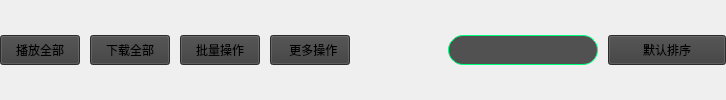
                  <widget class="QWidget" name="page_0">
                   <layout class="QVBoxLayout" name="verticalLayout_8">
                    <property name="spacing">
                     <number>0</number>
                    </property>
                    <property name="leftMargin">
                     <number>0</number>
                    </property>
                    <property name="topMargin">
                     <number>0</number>
                    </property>
                    <property name="rightMargin">
                     <number>0</number>
                    </property>
                    <property name="bottomMargin">
                     <number>0</number>
                    </property>
                    <item>
                     <layout class="QHBoxLayout" name="horizontalLayout_4">
                      <item>
                       <widget class="QPushButton" name="Btn_playAll">
                        <property name="minimumSize">
                         <size>
                          <width>80</width>
                          <height>30</height>
                         </size>
                        </property>
                        <property name="maximumSize">
                         <size>
                          <width>80</width>
                          <height>30</height>
                         </size>
                        </property>
                        <property name="styleSheet">
                         <string notr="true">background-color:#3d3d3d;</string>
                        </property>
                        <property name="text">
                         <string>播放全部</string>
                        </property>
                       </widget>
                      </item>
                      <item>
                       <spacer name="horizontalSpacer_3">
                        <property name="orientation">
                         <enum>Qt::Horizontal</enum>
                        </property>
                        <property name="sizeType">
                         <enum>QSizePolicy::Fixed</enum>
                        </property>
                        <property name="sizeHint" stdset="0">
                         <size>
                          <width>10</width>
                          <height>20</height>
                         </size>
                        </property>
                       </spacer>
                      </item>
                      <item>
                       <widget class="QPushButton" name="Btn_downloadAll">
                        <property name="minimumSize">
                         <size>
                          <width>80</width>
                          <height>30</height>
                         </size>
                        </property>
                        <property name="maximumSize">
                         <size>
                          <width>80</width>
                          <height>30</height>
                         </size>
                        </property>
                        <property name="styleSheet">
                         <string notr="true">background-color:#3d3d3d;</string>
                        </property>
                        <property name="text">
                         <string>下载全部</string>
                        </property>
                       </widget>
                      </item>
                      <item>
                       <spacer name="horizontalSpacer_4">
                        <property name="orientation">
                         <enum>Qt::Horizontal</enum>
                        </property>
                        <property name="sizeType">
                         <enum>QSizePolicy::Fixed</enum>
                        </property>
                        <property name="sizeHint" stdset="0">
                         <size>
                          <width>10</width>
                          <height>20</height>
                         </size>
                        </property>
                       </spacer>
                      </item>
                      <item>
                       <widget class="QPushButton" name="Btn_batch">
                        <property name="minimumSize">
                         <size>
                          <width>80</width>
                          <height>30</height>
                         </size>
                        </property>
                        <property name="maximumSize">
                         <size>
                          <width>80</width>
                          <height>30</height>
                         </size>
                        </property>
                        <property name="styleSheet">
                         <string notr="true">background-color:#3d3d3d;</string>
                        </property>
                        <property name="text">
                         <string>批量操作</string>
                        </property>
                       </widget>
                      </item>
                      <item>
                       <spacer name="horizontalSpacer_5">
                        <property name="orientation">
                         <enum>Qt::Horizontal</enum>
                        </property>
                        <property name="sizeType">
                         <enum>QSizePolicy::Fixed</enum>
                        </property>
                        <property name="sizeHint" stdset="0">
                         <size>
                          <width>10</width>
                          <height>20</height>
                         </size>
                        </property>
                       </spacer>
                      </item>
                      <item>
                       <widget class="QPushButton" name="Btn_moreOperate">
                        <property name="minimumSize">
                         <size>
                          <width>80</width>
                          <height>30</height>
                         </size>
                        </property>
                        <property name="maximumSize">
                         <size>
                          <width>80</width>
                          <height>30</height>
                         </size>
                        </property>
                        <property name="styleSheet">
                         <string notr="true">background-color:#3d3d3d;</string>
                        </property>
                        <property name="text">
                         <string>  更多操作</string>
                        </property>
                       </widget>
                      </item>
                      <item>
                       <spacer name="horizontalSpacer_6">
                        <property name="orientation">
                         <enum>Qt::Horizontal</enum>
                        </property>
                        <property name="sizeHint" stdset="0">
                         <size>
                          <width>98</width>
                          <height>20</height>
                         </size>
                        </property>
                       </spacer>
                      </item>
                      <item>
                       <widget class="QLineEdit" name="lineEdit_searchSong">
                        <property name="minimumSize">
                         <size>
                          <width>150</width>
                          <height>30</height>
                         </size>
                        </property>
                        <property name="maximumSize">
                         <size>
                          <width>180</width>
                          <height>30</height>
                         </size>
                        </property>
                        <property name="styleSheet">
                         <string notr="true">/*搜索框*/
QLineEdit
{
color:#cccccc;
font-family:&quot;微软雅黑&quot;;
font-size:14px;
background-color: rgb(81, 81, 81);
selection-background-color: #D1DBCB;
border-right:transparent;
border:1px solid #00ff7f;
border-top-left-radius:15;
border-top-right-radius:15;
border-bottom-right-radius:15;
border-bottom-left-radius:15;
padding-right:10px;
padding-left:10px;
}

/*
QLineEdit:hover
{
background-color: rgb(33, 33, 33);
border-right:-2px;
border:1px solid #ff5c38;
}
*/
</string>
                        </property>
                        <property name="text">
                         <string/>
                        </property>
                       </widget>
                      </item>
                      <item>
                       <spacer name="horizontalSpacer_7">
                        <property name="orientation">
                         <enum>Qt::Horizontal</enum>
                        </property>
                        <property name="sizeType">
                         <enum>QSizePolicy::Fixed</enum>
                        </property>
                        <property name="sizeHint" stdset="0">
                         <size>
                          <width>10</width>
                          <height>20</height>
                         </size>
                        </property>
                       </spacer>
                      </item>
                      <item>
                       <widget class="QToolButton" name="Btn_sort">
                        <property name="minimumSize">
                         <size>
                          <width>118</width>
                          <height>30</height>
                         </size>
                        </property>
                        <property name="maximumSize">
                         <size>
                          <width>118</width>
                          <height>30</height>
                         </size>
                        </property>
                        <property name="styleSheet">
                         <string notr="true">background-color:#3d3d3d;</string>
                        </property>
                        <property name="text">
                         <string>默认排序</string>
                        </property>
                       </widget>
                      </item>
                     </layout>
                    </item>
                   </layout>
                  </widget>
